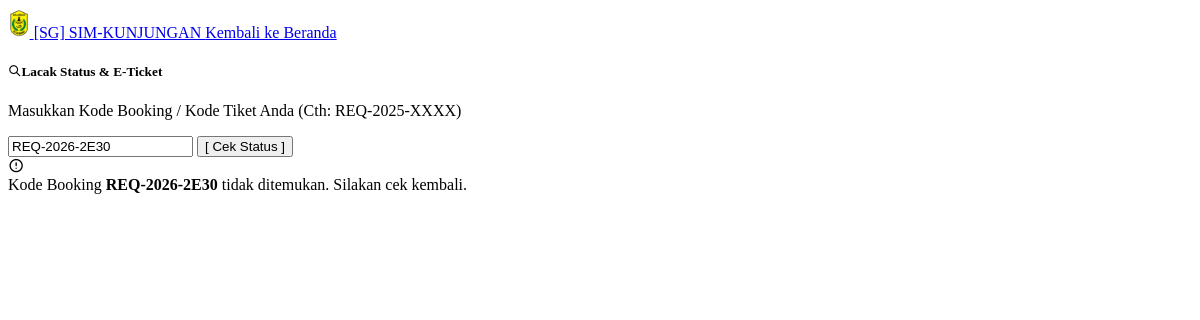
Page /cek_status.php?kode=REQ-2026-2E30 on the earlier database version.
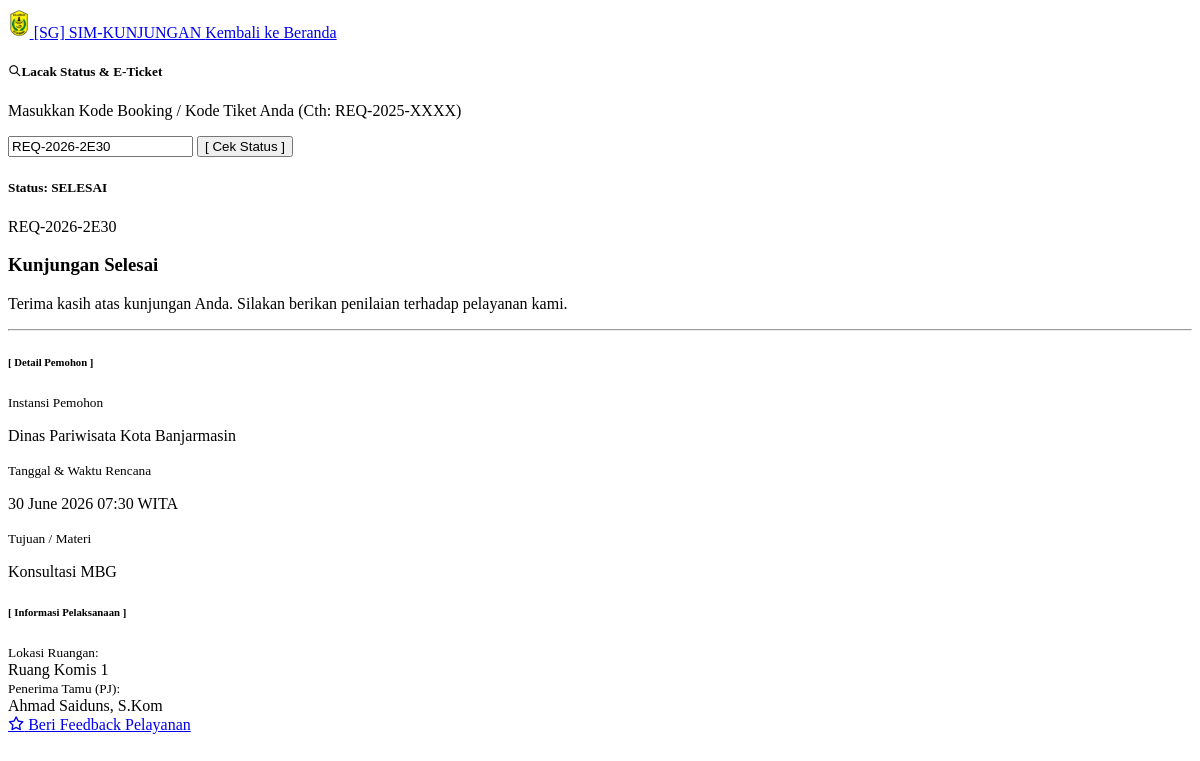
Same page on the later database version.
### tables this page shows
CREATE TABLE `kunjungan` (
  `id_kunjungan` int NOT NULL,
  `kode_booking` varchar(20) DEFAULT NULL,
  `email_pemohon` varchar(100) DEFAULT NULL,
  `no_hp_pemohon` varchar(20) DEFAULT NULL,
  `no_register` varchar(50) DEFAULT NULL,
  `jenis_pendaftaran` enum('online','walk-in') DEFAULT 'online',
  `id_kategori` int DEFAULT NULL,
  `tgl_surat_permohonan` date DEFAULT NULL,
  `tgl_kunjungan` date DEFAULT NULL,
  `waktu_kunjungan` time DEFAULT NULL,
  `nama_instansi_tamu` varchar(150) DEFAULT NULL,
  `alamat_instansi` text,
  `jumlah_peserta_rencana` int DEFAULT NULL,
  `materi_kunjungan` text,
  `file_surat_permohonan` varchar(255) DEFAULT NULL,
  `no_skk` varchar(100) DEFAULT NULL,
  `tgl_skk` date DEFAULT NULL,
  `instansi_pengirim_skk` varchar(150) DEFAULT NULL,
  `perihal_skk` varchar(255) DEFAULT NULL,
  `file_skk` varchar(255) DEFAULT NULL,
  `id_pj` int DEFAULT NULL,
  `id_ruangan` int DEFAULT NULL,
  `id_admin_verif` int DEFAULT NULL,
  `status_kegiatan` enum('pending','dijadwalkan','sedang berkunjung','selesai','batal') DEFAULT 'pending',
  `alasan_pembatalan` text,
  `tgl_pembatalan` datetime DEFAULT NULL,
  `qr_code_data` varchar(500) DEFAULT NULL,
  `qr_code_path` varchar(255) DEFAULT NULL,
  `status_kehadiran` enum('belum','hadir','selesai') DEFAULT 'belum',
  `waktu_scan` timestamp NULL DEFAULT NULL,
  `batas_waktu_kunjungan` datetime DEFAULT NULL,
  `waktu_checkout` timestamp NULL DEFAULT NULL,
  `created_at` timestamp NOT NULL DEFAULT CURRENT_TIMESTAMP
);

CREATE TABLE `ruangan` (
  `id_ruangan` int NOT NULL,
  `nama_ruangan` varchar(100) NOT NULL,
  `lantai` varchar(50) DEFAULT NULL,
  `kapasitas` int DEFAULT NULL
);

CREATE TABLE `penanggung_jawab` (
  `id_pj` int NOT NULL,
  `nama_pj` varchar(100) DEFAULT NULL,
  `nip` varchar(30) DEFAULT NULL,
  `pangkat_golongan` varchar(50) DEFAULT NULL,
  `jabatan` varchar(100) DEFAULT NULL,
  `no_hp` varchar(20) DEFAULT NULL,
  `file_ttd` varchar(255) DEFAULT NULL
);

### cek_status.php (the view, shortened to what this page needs)
<?php
include 'koneksi.php';
$data = null;
$pesan_error = "";
if (isset($_POST['btn_cek']) || isset($_GET['kode'])) {
    $kode_input = isset($_POST['kode_booking']) ? $_POST['kode_booking'] : $_GET['kode'];
    $kode_input = mysqli_real_escape_string($koneksi, $kode_input);
    if (!empty($kode_input)) {
        $query = "SELECT kunjungan.*, ruangan.nama_ruangan, penanggung_jawab.nama_pj
                  FROM kunjungan
                  LEFT JOIN ruangan ON kunjungan.id_ruangan = ruangan.id_ruangan
                  LEFT JOIN penanggung_jawab ON kunjungan.id_pj = penanggung_jawab.id_pj
                  WHERE kode_booking = '$kode_input'";
        $hasil = mysqli_query($koneksi, $query);
        if (mysqli_num_rows($hasil) > 0) {
            $data = mysqli_fetch_assoc($hasil);
        } else {
            $pesan_error = "Kode Booking <b>$kode_input</b> tidak ditemukan. Silakan cek kembali.";
        }
    }
}
?>
<!doctype html>
<html lang="id">
<head>
    <link rel="stylesheet" href="assets/fonts/tabler-icons.min.css" />
    <link rel="stylesheet" href="assets/css/style.css" id="main-style-link" />
    <link rel="stylesheet" href="assets/css/style-preset.css" />
</head>
<body class="bg-light">
    <nav class="navbar navbar-expand-md navbar-light bg-white shadow-sm border-bottom border-dark">
        <div class="container">
            <a class="navbar-brand text-dark fw-bold" href="index.php">
                <img src="assets/images/logo.png" alt="logo" style="height:30px" class="me-2" />
                [SG] SIM-KUNJUNGAN
            </a>
            <a href="index.php" class="btn btn-sm btn-outline-dark">Kembali ke Beranda</a>
        </div>
    </nav>
    <div class="container mt-5 mb-5">
        <div class="row justify-content-center">
            <div class="col-lg-7">
                <div class="card shadow-sm mb-4 border-dark">
                    <div class="card-header bg-dark text-white text-center">
                        <h5 class="mb-0 text-white"><i class="ti ti-search me-2"></i>Lacak Status & E-Ticket</h5>
                    </div>
                    <div class="card-body text-center p-4">
                        <p class="text-muted">Masukkan Kode Booking / Kode Tiket Anda (Cth: REQ-2025-XXXX)</p>
                        <form method="POST" action="">
                            <div class="input-group mb-3">
                                <input type="text" name="kode_booking"
                                    class="form-control form-control-lg text-center border-dark" placeholder="REQ-..."
                                    value="<?= isset($_POST['kode_booking']) ? htmlspecialchars($_POST['kode_booking']) : (isset($_GET['kode']) ? htmlspecialchars($_GET['kode']) : '') ?>"
                                    required>
                                <button class="btn btn-dark px-4" type="submit" name="btn_cek">
                                    [ Cek Status ]
                                </button>
                            </div>
                        </form>
                    </div>
                </div>
                <?php if ($pesan_error != ""): ?>
                    <div class="alert alert-danger d-flex align-items-center border-danger" role="alert">
                        <i class="ti ti-alert-circle me-2 f-24"></i>
                        <div><?= $pesan_error; ?></div>
                    </div>
                <?php endif; ?>
            </div>
        </div>
        <?php if ($data != null): ?>
            <div class="row justify-content-center">
                <div class="col-lg-8">
                    <div class="card shadow border-dark">
                        <div class="card-header d-flex justify-content-between align-items-center
                        <?php
                        $status_kunjungan = strtolower($data['status_kegiatan']);
                        if ($status_kunjungan == 'pending')
                            echo 'bg-warning';
                        elseif ($status_kunjungan == 'dijadwalkan')
                            echo 'bg-primary';
                        elseif ($status_kunjungan == 'sedang berkunjung')
                            echo 'bg-info';
                        elseif ($status_kunjungan == 'selesai')
                            echo 'bg-success';
                        else
                            echo 'bg-danger';
                        ?> text-dark border-bottom border-dark">
                            <h5
                                class="mb-0 fw-bold <?php if (in_array($status_kunjungan, ['dijadwalkan', 'sedang berkunjung', 'batal']))
                                    echo 'text-white'; ?>">
                                Status: <?= strtoupper(str_replace('_', ' ', $status_kunjungan)); ?>
                            </h5>
                            <span
                                class="badge bg-white text-dark border border-dark f-14 px-3 py-2"><?= htmlspecialchars($data['kode_booking']); ?></span>
                        </div>
                        <div class="card-body p-4">
                            <div class="text-center mb-4">
                                <?php if ($status_kunjungan == 'pending'): ?>
                                    <i class="ti ti-clock text-warning" style="font-size: 4rem;"></i>
                                    <h3 class="mt-2 fw-bold">Sedang Diverifikasi</h3>
                                    <p class="text-muted">Mohon menunggu, admin sedang mengecek ketersediaan jadwal pejabat dan
                                        ruangan.</p>
                                <?php elseif ($status_kunjungan == 'selesai'): ?>
                                    <h3 class="mt-2 fw-bold">Kunjungan Selesai</h3>
                                    <p class="text-muted">Terima kasih atas kunjungan Anda. Silakan berikan penilaian terhadap
                                        pelayanan kami.</p>
                                <?php endif; ?>
                            </div>
                            <hr class="border-dashed my-4">
                            <h6 class="fw-bold bg-light p-2 border-start border-4 border-dark">[ Detail Pemohon ]</h6>
                            <div class="row mb-4">
                                <div class="col-md-6 mb-3">
                                    <small class="text-muted fw-bold">Instansi Pemohon</small>
                                    <p class="mb-0 h6"><?= htmlspecialchars($data['nama_instansi_tamu']); ?></p>
                                </div>
                                <div class="col-md-6 mb-3">
                                    <small class="text-muted fw-bold">Tanggal & Waktu Rencana</small>
                                    <p class="mb-0 h6">
                                        <?= date('d F Y', strtotime($data['tgl_kunjungan'])); ?>
                                        <span class="badge bg-dark ms-1"><?= substr($data['waktu_kunjungan'], 0, 5); ?>
                                            WITA</span>
                                    </p>
                                </div>
                                <div class="col-md-12">
                                    <small class="text-muted fw-bold">Tujuan / Materi</small>
                                    <p class="mb-0 border p-2 bg-light rounded text-dark">
                                        <?= nl2br(htmlspecialchars($data['materi_kunjungan'])); ?></p>
                                </div>
                            </div>
                            <?php if (in_array($status_kunjungan, ['dijadwalkan', 'sedang berkunjung', 'selesai'])): ?>
                                <h6 class="fw-bold bg-light p-2 border-start border-4 border-dark">[ Informasi Pelaksanaan ]
                                </h6>
                                <div class="row">
                                    <div class="col-md-6 mb-3">
                                        <small class="text-muted fw-bold">Lokasi Ruangan:</small><br>
                                        <span
                                            class="h6"><?= !empty($data['nama_ruangan']) ? htmlspecialchars($data['nama_ruangan']) : 'Belum ditentukan'; ?></span>
                                    </div>
                                    <div class="col-md-6 mb-3">
                                        <small class="text-muted fw-bold">Penerima Tamu (PJ):</small><br>
                                        <span
                                            class="h6"><?= !empty($data['nama_pj']) ? htmlspecialchars($data['nama_pj']) : 'Sekretariat DPRD'; ?></span>
                                    </div>
                                </div>
                            <?php endif; ?>
                        </div>
                        <div
                            class="card-footer bg-white border-top border-dark text-center p-3 d-flex justify-content-center gap-2">
                            <?php if ($status_kunjungan == 'selesai'): ?>
                                <a href="feedback.php?id=<?= $data['id_kunjungan']; ?>" class="btn btn-dark">
                                    <i class="ti ti-star me-1"></i> Beri Feedback Pelayanan
                                </a>
                            <?php endif; ?>
                        </div>
                    </div>
                </div>
            </div>
        <?php endif; ?>
    </div>
</body>
</html>

Differences in the rows shown:
added kunjungan: status_kegiatan "SELESAI", kode_booking "REQ-2026-2E30", nama_instansi_tamu "Dinas Pariwisata Kota Banjarmasin", tgl_kunjungan "30 June 2026", waktu_kunjungan "07:30", materi_kunjungan "Konsultasi MBG", id_ruangan.nama_ruangan "Ruang Komis 1", id_pj.nama_pj "Ahmad Saiduns, S.Kom"
Other differences:
$kode_input: "REQ-2026-2E30" → (not shown)
text no longer shown: "Kode Booking tidak ditemukan. Silakan cek kembali."
text now shown: "Status: Kunjungan Selesai Terima kasih atas kunjungan Anda. Silakan berikan penilaian terhadap pelayanan kami. [ Detail Pemohon ] Instansi Pemohon Tanggal & Waktu Rencana WITA Tujuan / Materi [ Informasi Pelaksanaan ] Lokasi Ruangan: Penerima Tamu (PJ): Beri Feedback Pelayanan"
